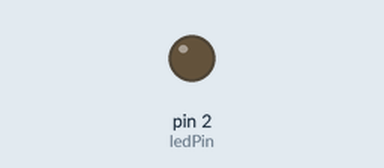
The sketch below on a simulated Arduino Uno, built with avr-gcc and run on an emulated ATmega328P. Shown: output pins drawn as LEDs (lit = HIGH).

Above: at 0.5 s.
At 23.0 s:
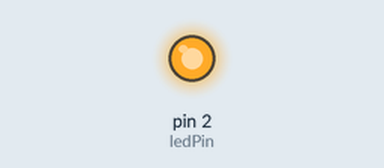
Timing chart, 0 to 26.0 s (numbered marks = the images above):
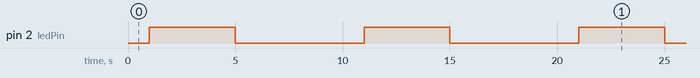

Measured:
- by itself, pin 2 (ledPin): goes 3 × (HIGH 4.0 s, LOW 6.0 s), 9 × (HIGH 5.0 s, LOW 5.0 s), HIGH 5.0 s, then LOW
- by itself, everything shown: repeats every 40.0 s, in 8 steps

The sketch:

LEDSinPulseExample.ino
```cpp
int ledPin = 2;
int timeDelay = 1000;
float val;

void setup() {
  // put your setup code here, to run once:
  pinMode(ledPin, OUTPUT);
  Serial.begin(9600);

}

void loop() {
  // put your main code here, to run repeatedly:

  val = 127.5 * sin((2 * 3.141 / 10) * (millis() / 1000)) + 127.5;

  analogWrite(ledPin, val);

  // delay(timeDelay);
  // analogWrite(ledPin, 125.7);
  // delay(timeDelay);
  // analogWrite(ledPin, 0);
}
```
